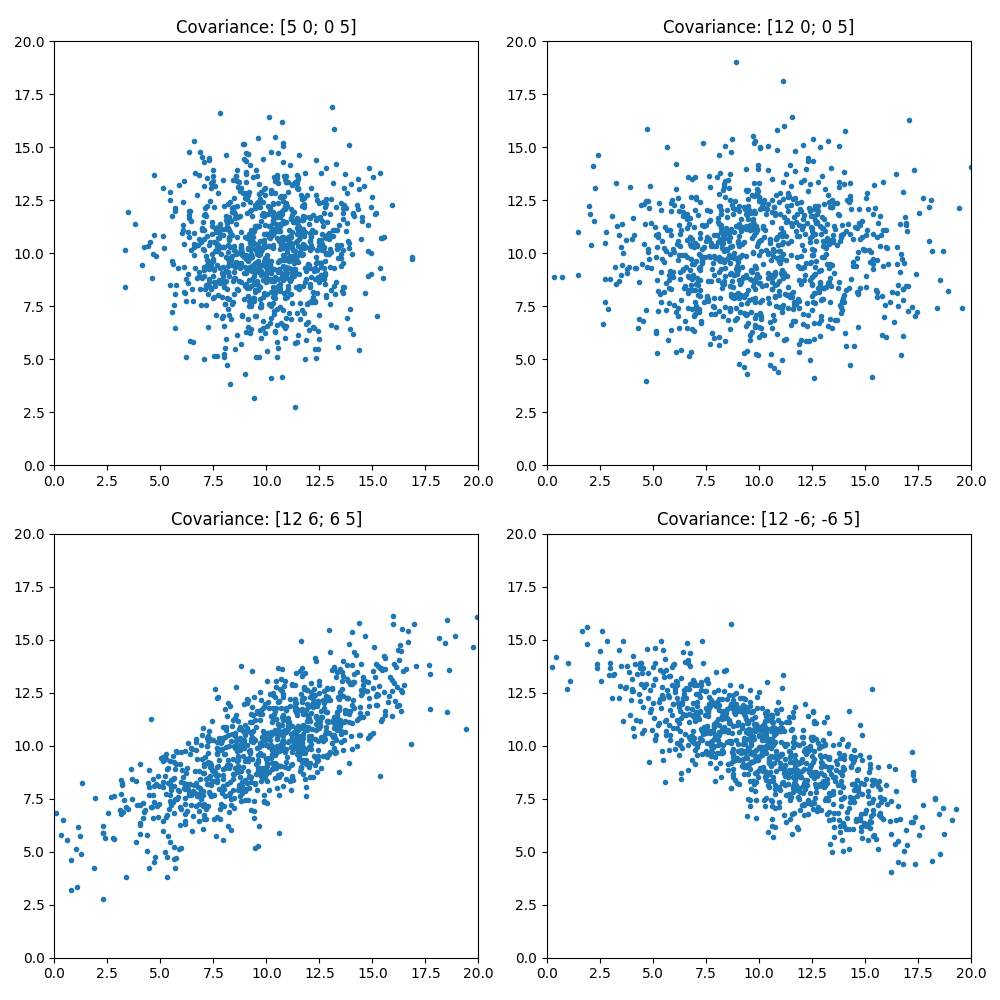

Reproduce this figure in Python.

import numpy as np
import matplotlib.pyplot as plt

# Parameters
m = [10, 10]

# Covariance matrices
C1 = [[5, 0], [0, 5]]
C2 = [[12, 0], [0, 5]]
C3 = [[12, 6], [6, 5]]
C4 = [[12, -6], [-6, 5]]

# Generate random samples
# mvnrnd(MU, SIGMA, cases)
# numpy: multivariate_normal(mean, cov, size)

n_samples = 1000

r1 = np.random.multivariate_normal(m, C1, n_samples)
r2 = np.random.multivariate_normal(m, C2, n_samples)
r3 = np.random.multivariate_normal(m, C3, n_samples)
r4 = np.random.multivariate_normal(m, C4, n_samples)

# Display
fig, axes = plt.subplots(2, 2, figsize=(10, 10))
axes = axes.flatten()

limit = [0, 20, 0, 20]

# Subplot 1
axes[0].plot(r1[:, 0], r1[:, 1], '.')
axes[0].axis(limit)
axes[0].set_aspect('equal', adjustable='box') # axis square
axes[0].set_title('Covariance: [5 0; 0 5]')

# Subplot 2
axes[1].plot(r2[:, 0], r2[:, 1], '.')
axes[1].axis(limit)
axes[1].set_aspect('equal', adjustable='box')
axes[1].set_title('Covariance: [12 0; 0 5]')

# Subplot 3
axes[2].plot(r3[:, 0], r3[:, 1], '.')
axes[2].axis(limit)
axes[2].set_aspect('equal', adjustable='box')
axes[2].set_title('Covariance: [12 6; 6 5]')

# Subplot 4
axes[3].plot(r4[:, 0], r4[:, 1], '.')
axes[3].axis(limit)
axes[3].set_aspect('equal', adjustable='box')
axes[3].set_title('Covariance: [12 -6; -6 5]')

plt.tight_layout()
plt.savefig('Figure257.png')
print("Saved Figure257.png")

plt.show()
